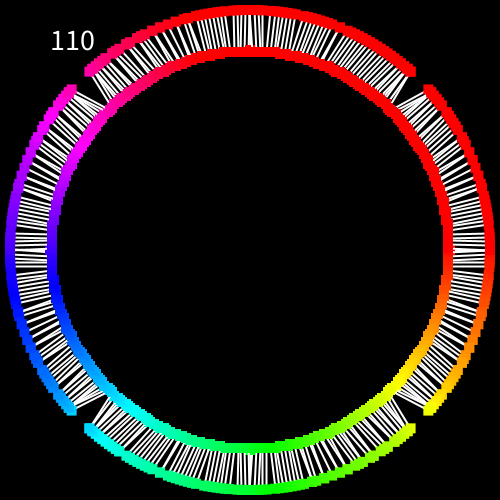
Frame 1 (no input)
Frame 60 (the mouse pressed at the canvas centre just before this capture): identical to frame 1, image omitted
Frame 120 (the mouse held since frame 60 and released just before this capture): identical to frame 1, image omitted

The Processing sketch that drew this single still picture (run headless with seeded random() and noise(); from frame 60 on, the mouse is pressed at the canvas centre):

// Processing sketch: atan_SimpleTaylor2
// ── atan_SimpleTaylor2.pde
int ax, bx;
int scale = 110;

void setup() {
  size(500, 500);
  colorMode(HSB);
  rectMode(CENTER);
  textSize(30);
}

void draw() {
  background(0);
  
  fill(255);
  text(scale,50,50);
  
  translate(width/2, height/2);
  
  scale(2);

  for (int i=0; i<360; i+=1) {
    //Vec v = fromAngle(i, 100);
    int x = int(cos(radians(i))*100);
    int y = int(sin(radians(i))*100);
    float angle = radians(atan2(y, x));

    float x2 = cos(angle)*120;
    float y2 = sin(angle)*120;

    stroke(255);
    line(x, y, x2, y2);
    fill(i, 255, 255);
    noStroke();
    rect(x, y, 5, 5);
    rect(x2, y2, 5, 5);
  }
  
  
}

void keyPressed() {
  if (key=='-') scale--;
  if (key=='=') scale++;
}


int atan(int z) {
  //println(z);
  if (z>scale) {
    ax = scale*scale;
    ax /= z;
    bx = atan(ax);   //recursion
    ax = 90;
    ax -= bx;
  } else if (z<-scale) {
    ax = 12321;
    ax /= z;
    bx = atan(ax);   //recursion
    ax = -90;
    ax -= bx;
  } else {
    ax = z;
    ax *= ax;
    bx = 3*scale;
    ax /= bx;  //Taylor-benadering
    bx = ax;
    ax = scale;
    ax -= bx;
    bx = 180;
    ax *= bx;
    ax *= z;
    bx = scale;
    ax /= bx;
    bx = 314;
    ax /= bx;
  }
  return ax;
}

int atan2(int y, int x) {
  if (x!=0) {
    ax = y;
    ax *= scale;
    ax /= x;
    ax = atan(ax);
  }
  if (x < 0 && y >= 0) ax+=180;
  else if (x < 0 && y < 0) ax-=180;
  else if (x == 0 && y > 0) ax=90;
  else if (x == 0 && y < 0) ax=-90;

  return ax;
}
